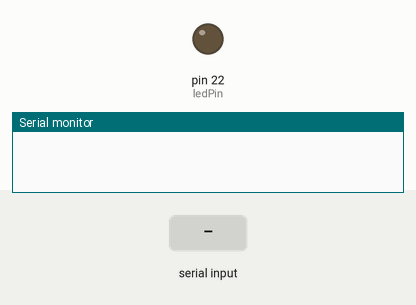
Simulated run of this sketch. Board: Arduino Mega 2560, built with avr-gcc and run on an emulated ATmega2560. Parts: output pins drawn as LEDs (lit = HIGH), the last lines printed to the serial monitor. The test bench sets the inputs (shaded band).

Above: at 1.2 s.
1.3 s: "90,45\n" received over Serial
At 3.85 s:
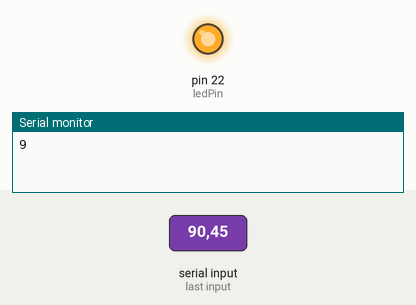
Timing chart, 0 to 9.9 s (numbered marks = the images above; inputs shaded):
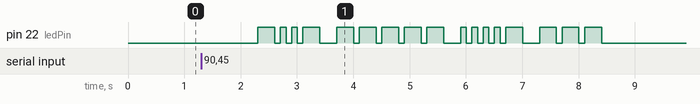

Measured:
- after the input at 1.3 s, pin 22 (ledPin): LOW → HIGH after 1.0 s, → LOW 0.30 s later, → HIGH 0.10 s later, → LOW 0.10 s later, … (34 changes in this stretch)

The sketch:

homework_dash.ino
```cpp
const int ledPin = 22;
const int dotDuration = 100; // dot that is equal to 100ms
const int dashDuration = dotDuration * 3;
const int spaceSameLetter = dotDuration;
const int spaceTwoLetter = dotDuration * 3 ;

const char* numbers [] = {
    "- - - - -",
    ". - - .",
    ". . - . .",
    ". . . - .",
    ". . . . -",
    "- - -", // 5
    ". . . . . .",
    "- - . . ",
    "- . . . .",
    "- . . -"
};
void setup() {
  // put your setup code here, to run once:
  pinMode(ledPin, OUTPUT);
  Serial.begin(9600);


}

void blinkMorse(const char* morse) { // "- - -"
  for(int i = 0;morse[i] != '\0' ; i++ ) {
    switch(morse[i]){
      case '.':
        digitalWrite(ledPin, HIGH);
        delay(dotDuration);
        digitalWrite(ledPin, LOW);
        break;

      case '-':
        digitalWrite(ledPin, HIGH);
        delay(dashDuration);
        digitalWrite(ledPin, LOW);
        break;
      case ' ':
        //digitalWrite(ledPin, HIGH);
        delay(spaceSameLetter);
        //digitalWrite(ledPin, LOW);
        break;
    }
    // if(morse[i+1] != '\0'){
    //   delay(spaceSameLetter);


  }
}

void loop() {
  // put your main code here, to run repeatedly:
  if (Serial.available()){
    String input = Serial.readString();
    input.trim();

    for (int i = 0; i < input.length(); i++){
      int number = input[i]-'0';
      if (number >= 0 && number <=9) {
        blinkMorse(numbers[number]);
        if (i < input.length() - 1){
          delay(spaceTwoLetter);
        }


      }
    Serial.print(number);
    }
  }


}
```
